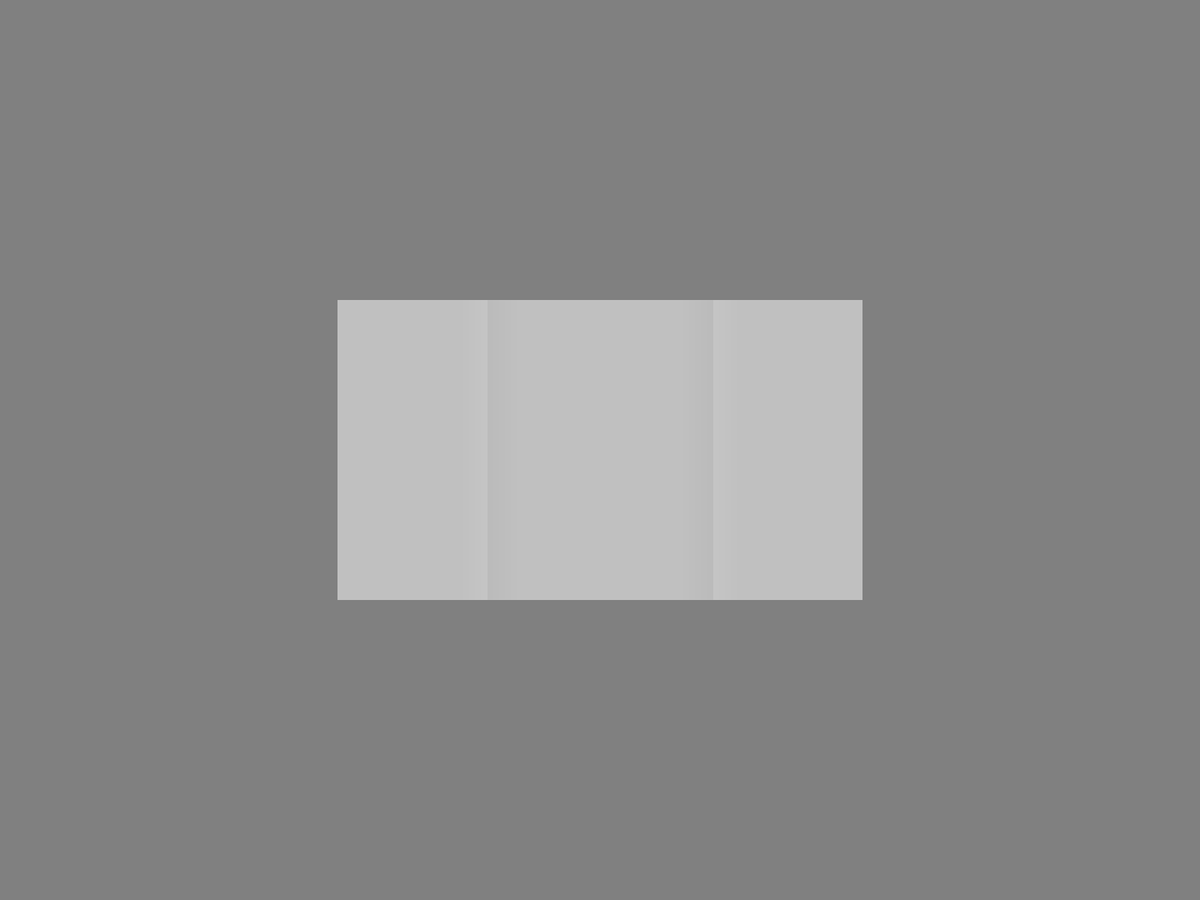
Frame 1 (no input)
Frame 60 (the mouse pressed at the canvas centre just before this capture): identical to frame 1, image omitted
Frame 120 (the mouse held since frame 60 and released just before this capture): identical to frame 1, image omitted

The Processing sketch that drew this single still picture (run headless with seeded random() and noise(); from frame 60 on, the mouse is pressed at the canvas centre):

// Processing sketch: sketch_3_2
// ── sketch_3_2.pde
// Craik-O'Brien-Cornsweet illusion
int cycle = 60;
  
void setup(){
  fullScreen();
  rectMode(CENTER);
}

void draw(){
  background(128);
  translate(width / 2, height / 2);
  int bw = 40;
  int fw = 200;
  int cw = 300;
  int gr = 5;
  
  noStroke();
  fill(192);
  //rect(-(fw + cw) / 2, 0, fw - bw, 400);
  //rect(0, 0, cw - 2 * bw, 400);
  //rect((fw + cw) / 2, 0, fw - bw, 400);
  rect(0, 0, cw + 2 * fw, 400);
  
  int sgn = (frameCount % cycle) < (cycle / 2) ? -1 : 1;
  
  for(int x = 0; x <= bw; x++){
    //stroke(map(x, 0, bw, 192, 192 - gr));
    stroke(map(x, 0, bw, 192, 192 - sgn * gr));
    line(-cw / 2 -bw + x, -200, -cw / 2 - bw + x, 200-1);
    line(cw / 2 + bw - x, -200, cw / 2 + bw - x, 200-1);
    //stroke(map(x, 0, bw, 192, 192 + gr));
    stroke(map(x, 0, bw, 192, 192 + sgn * gr));
    line(-cw / 2 + bw - x, -200, -cw / 2 + bw - x, 200-1);
    line(cw / 2 - bw + x, -200, cw / 2 - bw + x, 200-1);
  }
}


// To accel or stagnate lightness's speed
void keyPressed(){
  if(keyCode == UP){
    cycle += 2;
    println(cycle);
  }
  else if(keyCode == DOWN){
    cycle -= 2;
    println(cycle);
  }
}
